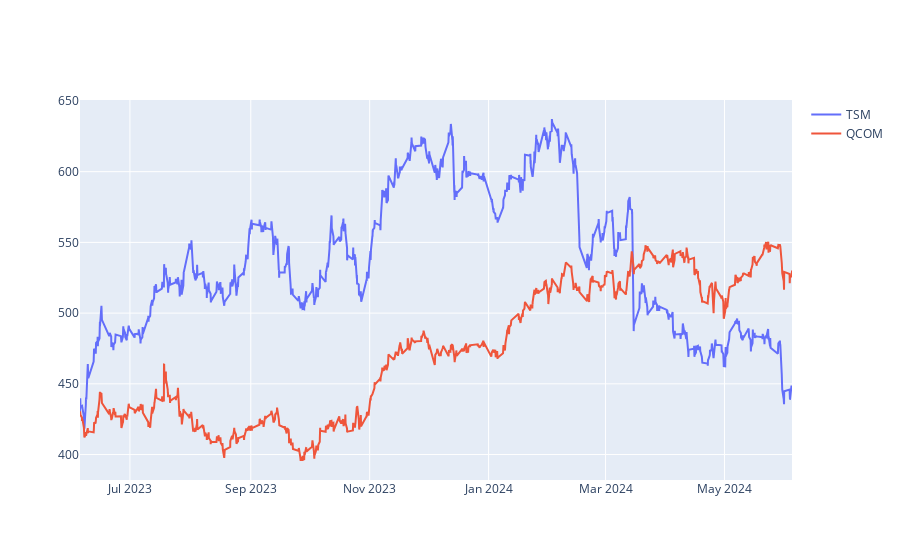

This figure's notebook cell:
### Code cell
# Plot the two normalized tickers

fig = go.Figure()
fig.add_trace(go.Scatter(x=tsm_data.index, y=tsm_data['Close'], name='TSM'))
fig.add_trace(go.Scatter(x=qcom_data.index, y=qcom_data['Close_NORM'], name='QCOM'))

fig.show()

### Figure 1 — Plotly figure (JSON) as saved in the notebook; plotly's stock layout.template omitted (floating-point values rounded to 4 significant figures; data arrays with more than 128 entries replaced by an {"elided": "..."} marker saying what was removed)
{"data": [{"name": "TSM", "type": "scatter", "x": {"elided": "1756 str values"}, "y": {"elided": "1756 float values"}}, {"name": "QCOM", "type": "scatter", "x": {"elided": "1756 str values"}, "y": {"elided": "1756 float values"}}], "layout": {}}
